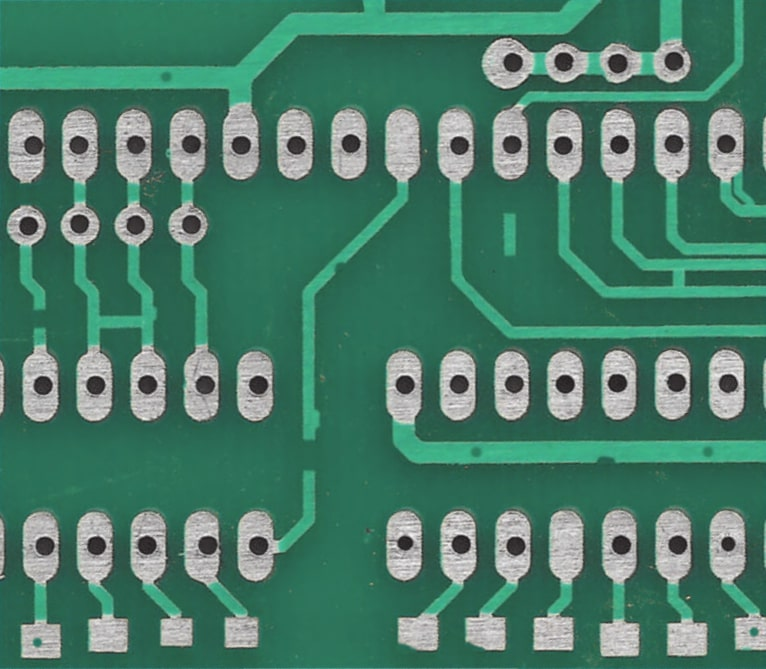
#> input picture defected_pcb.jpg, 766 x 669 px
$ jupyter execute PCB_Defect_Detection_Using_Image_Processing.ipynb   (shell and % lines are left out)
#> lines starting #> are read from the running program, lines starting #| are printed output that depends on the picture; after the words box and inside, x2 and y2 are one past the last pixel; in counts of white or black regions, pixels touching at a corner belong together
# GROUP NO. 20
AMAN SWARNKAR 2019202
ANURAG SINGH 2019211

#Neccesary Imports

[cell 1]
from google.colab import drive
drive.mount('/content/drive')

[cell 2]
%cd '/content/drive/MyDrive/Image Processing Project/PCB_DATASET'

[cell 3]
import cv2 as cv
import numpy as np
import matplotlib.pyplot as plt
from google.colab.patches import cv2_imshow

#Visualization of Images

[cell 4]
test_img = cv.imread('defected_pcb.jpg')
#> test_img is the input picture: shape (669, 766, 3); mean B, G, R 105.2, 123.7, 73.1
template_img = cv.imread('template_pcb.jpg')
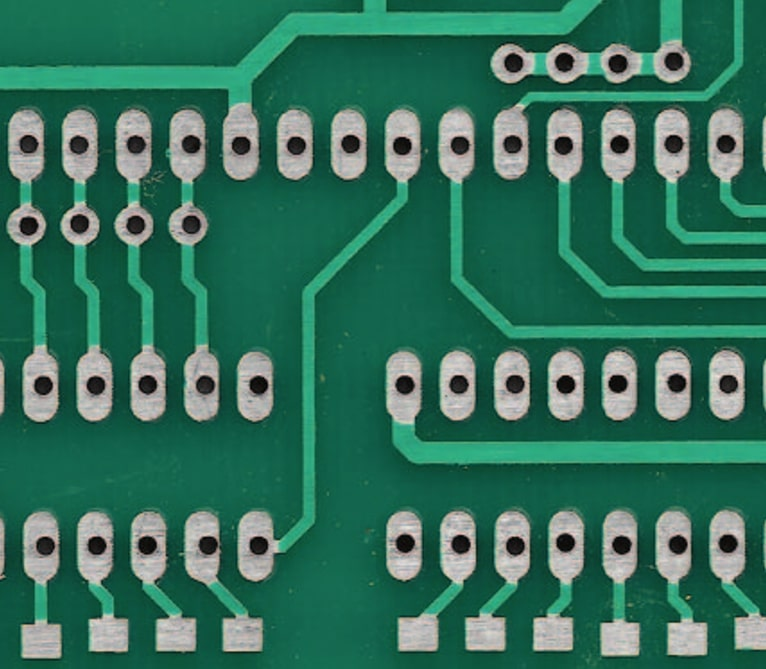
#> input picture template_pcb.jpg, 766 x 669 px
#> template_img is the input picture: shape (669, 766, 3); mean B, G, R 91.6, 112.1, 51.1

f, ax = plt.subplots(1,2,figsize=(12,6))
ax[0].imshow(cv.cvtColor(template_img, cv.COLOR_BGR2RGB))
ax[0].axis('off')
ax[0].title.set_text('Working PCB')

ax[1].imshow(cv.cvtColor(test_img, cv.COLOR_BGR2RGB))
ax[1].axis('off')
ax[1].title.set_text('Defected PCB')
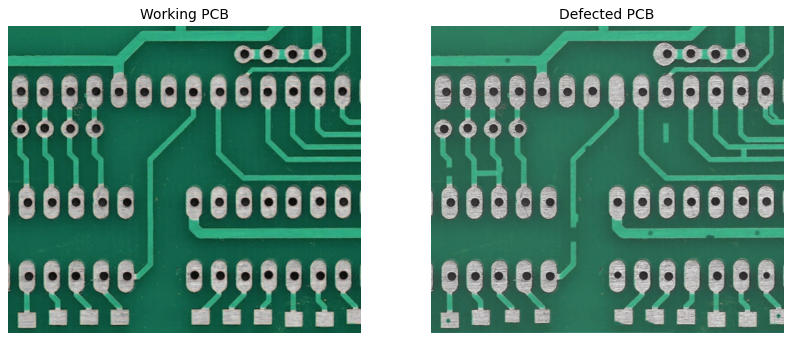
#> figure drawn by matplotlib, 2 panels

#Analysis of Image Histogram

[cell 5]
gray_test_img = cv.cvtColor(test_img,cv.COLOR_BGR2GRAY)
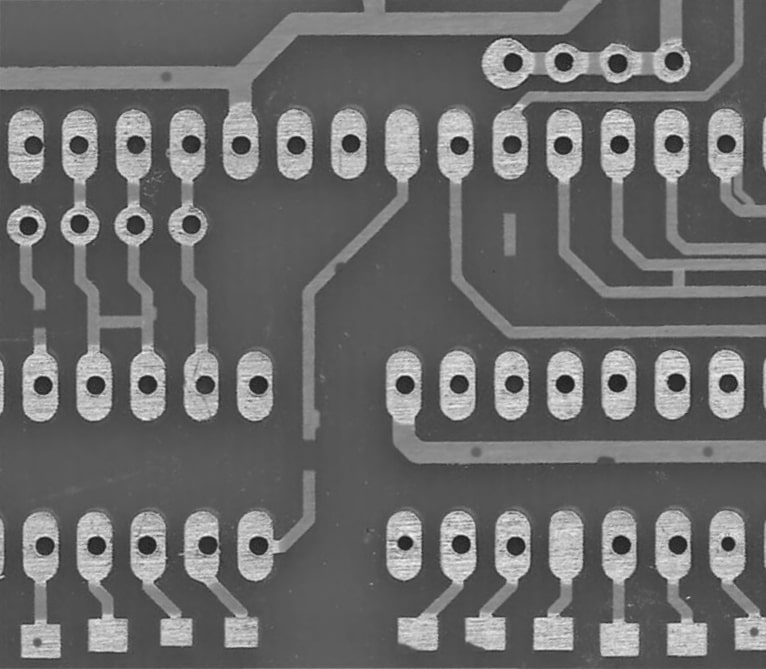
#> gray_test_img: shape (669, 766); min 21, max 246, mean 106.5
gray_template_img = cv.cvtColor(template_img,cv.COLOR_BGR2GRAY)
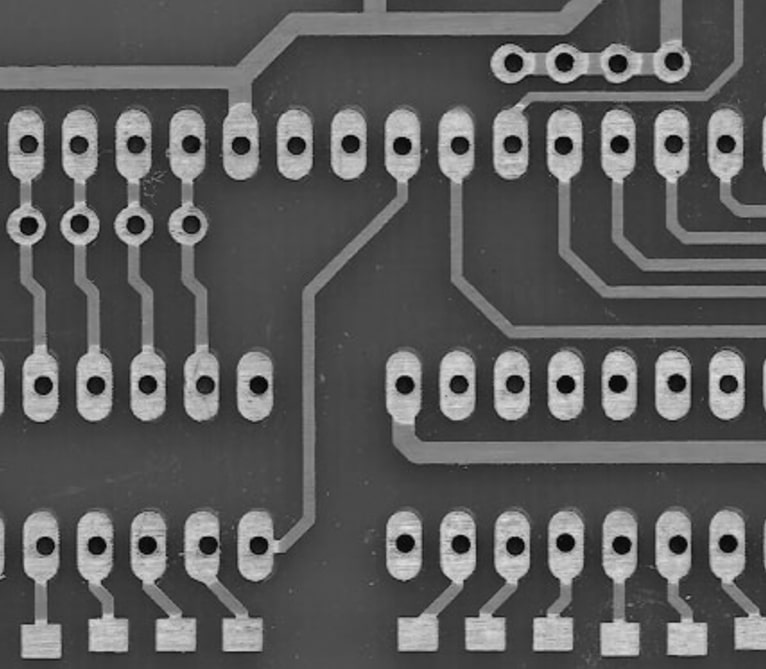
#> gray_template_img: shape (669, 766); min 0, max 231, mean 91.5

f, ax = plt.subplots(1,2,figsize=(12,6))
ax[0].imshow(gray_template_img,cmap='gray')
ax[0].axis('off')
ax[0].title.set_text('Working PCB')

ax[1].imshow(gray_test_img,cmap='gray')
ax[1].axis('off')
ax[1].title.set_text('Defected PCB')

[cell 6]
hist_test = cv.calcHist([gray_test_img],[0],None,[256],[0,256])
#> hist_test = 256 values, max 20756 at index 81, min 0 at index 0, mean 2001.8
hist_template = cv.calcHist([gray_template_img],[0],None,[256],[0,256])
#> hist_template = 256 values, max 16904 at index 62, min 0 at index 224, mean 2001.8

f, ax = plt.subplots(1,2,figsize=(15,5))
ax[0].plot(hist_template)
ax[0].title.set_text('Working PCB')

ax[1].plot(hist_test)
ax[1].title.set_text('Defected PCB')
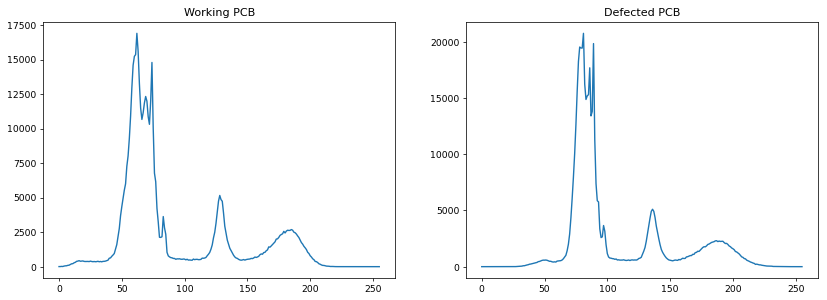
#> figure drawn by matplotlib, 2 panels; panel 1: curve peaks at x = 62, y = 16904; panel 2: curve peaks at x = 81, y = 20756

###As we can see from the histograms plotted above that we can perform multi-level thresholding to perform image segmentation. But, first we need to remove noise and supress high-intensity variations within the image.

#Image Pre-Processing

###Removing salt and pepper noise using a median filter of kernel size 7x7

[cell 7]
med_test = cv.medianBlur(gray_test_img,7)
med_template = cv.medianBlur(gray_template_img,7)

f, ax = plt.subplots(1,2,figsize=(12,6))
ax[0].imshow(med_template,cmap='gray')
ax[0].axis('off')
ax[0].title.set_text('Working PCB After Median Filtering')

ax[1].imshow(med_test,cmap='gray')
ax[1].axis('off')
ax[1].title.set_text('Defected PCB After Median Filtering')

###Using Gaussian filter (sigma = 1) to supress high-intensity variations within the image

[cell 8]
gaus_test = cv.GaussianBlur(med_test,ksize=(3,3),sigmaX=1)
gaus_template = cv.GaussianBlur(med_template,ksize=(3,3),sigmaX=1)

f, ax = plt.subplots(1,2,figsize=(12,6))
ax[0].imshow(gaus_template,cmap='gray')
ax[0].axis('off')
ax[0].title.set_text('Working PCB After Gaussian Filtering')

ax[1].imshow(gaus_test,cmap='gray')
ax[1].axis('off')
ax[1].title.set_text('Defected PCB After Gaussian Filtering')

###As the pre-processing of the images is done now, we can move on to segmenting different parts in the image.

#Image Segmentation

###There are multiple parts in the PCB images considered:

###1.   Soldering Pads
###2.   Wire Tracks
###3.   Image Background

###These can be segmented by performing multi-level thresholding on the image.

[cell 9]
hist_blur_test = cv.calcHist([gaus_test],[0],None,[256],[0,256])
#> hist_blur_test = 256 values, max 22434 at index 81, min 0 at index 0, mean 2001.8
hist_blur_template = cv.calcHist([gaus_template],[0],None,[256],[0,256])
#> hist_blur_template = 256 values, max 18498 at index 62, min 0 at index 0, mean 2001.8

f, ax = plt.subplots(1,2,figsize=(15,5))
ax[0].plot(hist_blur_template)
ax[0].title.set_text('Working PCB Histogram After Pre-processing')

ax[1].plot(hist_blur_test)
ax[1].title.set_text('Defected PCB Histogram After Pre-processing')
#> figure, not shown here; panel 1: curve peaks at x = 62, y = 18498; panel 2: curve peaks at x = 81, y = 22434

###Notice that the histogram has 3 peaks. Looking at the Image we can tell that the image has intensity as follows:
###Soldering Pads Intensity > Wire Tracks Intensity > Background Intensity

###1. Soldering Pads Segmentation

[cell 10]
sold_test = cv.inRange(gaus_test,145,255)
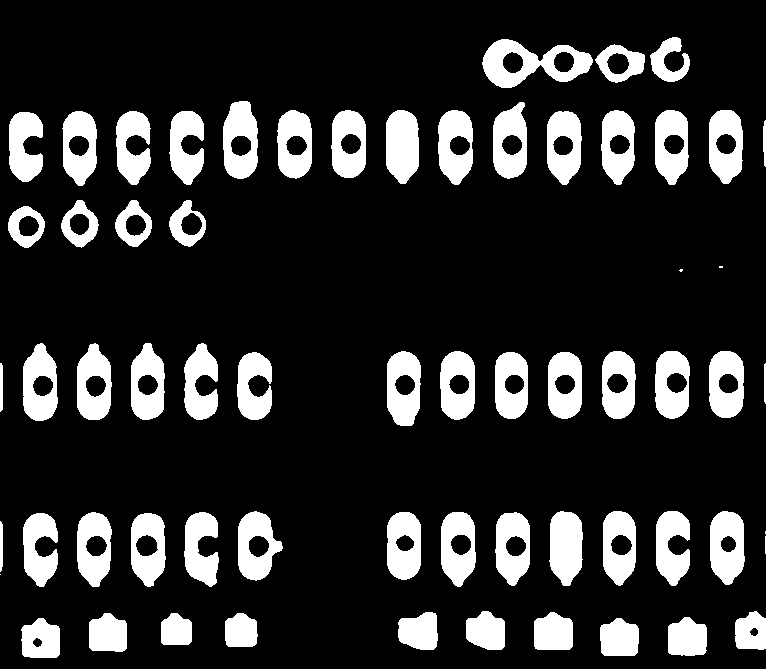
#> sold_test: shape (669, 766); 17.4% white; 64 white regions (5 under 20 px), largest, box (x1, y1, x2, y2) and area: (482, 39, 593, 88) 2701, (386, 110, 419, 184) 2067, (549, 511, 583, 586) 2054
sold_template = cv.inRange(gaus_template,140,255)
#> sold_template: shape (669, 766); 16.9% white; 61 white regions, largest, box (x1, y1, x2, y2) and area: (223, 102, 258, 179) 1895, (387, 352, 421, 426) 1839, (238, 512, 281, 580) 1839

f, ax = plt.subplots(1,2,figsize=(12,6))
ax[0].imshow(sold_template,cmap='gray')
ax[0].axis('off')
ax[0].title.set_text('Soldering Pads On Working PCB')

ax[1].imshow(sold_test,cmap='gray')
ax[1].axis('off')
ax[1].title.set_text('Soldering Pads On Defected PCB')

###2. Wire Tracks Segmentation

[cell 11]
wire_test = cv.inRange(gaus_test,105,150)
#> wire_test: shape (669, 766); 14.5% white; 83 white regions (7 under 20 px), largest, box (x1, y1, x2, y2) and area: (0, 0, 691, 180) 17312, (385, 349, 766, 464) 8574, (546, 109, 766, 298) 6559
wire_template = cv.inRange(gaus_template,95,145)
#> wire_template: shape (669, 766); 14.4% white; 72 white regions, largest, box (x1, y1, x2, y2) and area: (0, 0, 602, 180) 14992, (385, 348, 766, 464) 8572, (237, 106, 421, 582) 5533

f, ax = plt.subplots(1,2,figsize=(12,6))
ax[0].imshow(wire_template,cmap='gray')
ax[0].axis('off')
ax[0].title.set_text('Wire Tracks On Working PCB')

ax[1].imshow(wire_test,cmap='gray')
ax[1].axis('off')
ax[1].title.set_text('Wire Tracks On Defected PCB')

###The wire tracks image has some parts from the soldering pads, so to remove the soldering pads noise we perform opening operation on the image with a kernel of size 7x7

[cell 12]
kernel = np.ones((7,7))
open_wire_test = cv.morphologyEx(wire_test, cv.MORPH_OPEN, kernel)
#> open_wire_test: shape (669, 766); 11% white; 31 white regions, largest, box (x1, y1, x2, y2) and area: (0, 0, 599, 103) 14786, (393, 424, 766, 464) 8255, (558, 184, 766, 298) 6020
open_wire_template = cv.morphologyEx(wire_template, cv.MORPH_OPEN, kernel)
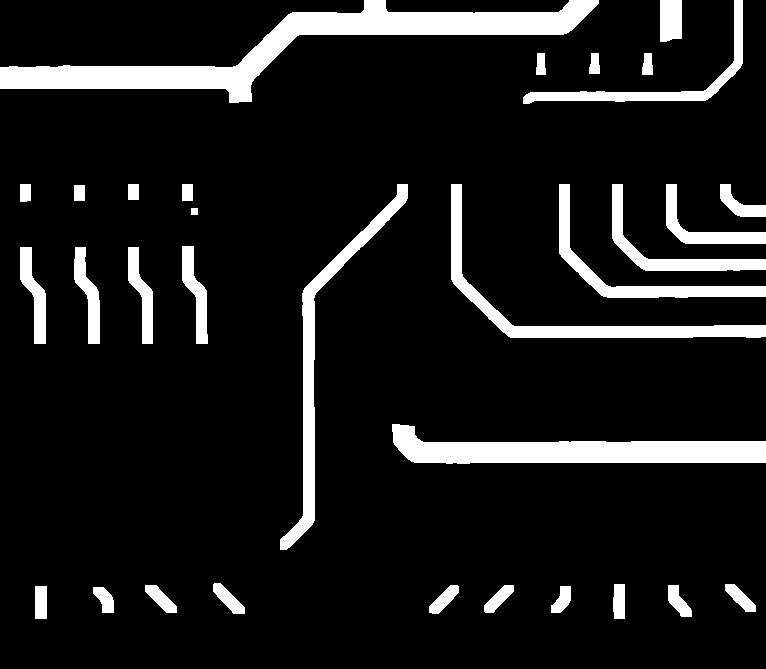
#> open_wire_template: shape (669, 766); 10.7% white; 32 white regions, largest, box (x1, y1, x2, y2) and area: (0, 0, 599, 103) 14674, (392, 424, 766, 464) 8261, (451, 184, 766, 338) 4988

f, ax = plt.subplots(1,2,figsize=(12,6))
ax[0].imshow(open_wire_template,cmap='gray')
ax[0].axis('off')
ax[0].title.set_text('Wire Tracks On Working PCB')

ax[1].imshow(open_wire_test,cmap='gray')
ax[1].axis('off')
ax[1].title.set_text('Wire Tracks On Defected PCB')

###3. Background Image

[cell 13]
bg_test = cv.inRange(gaus_test,0,105)
#> bg_test: shape (669, 766); 68.8% white; 43 black regions (2 under 20 px), largest, box (x1, y1, x2, y2) and area: (0, 0, 691, 180) 23717, (60, 109, 166, 421) 13838, (385, 349, 766, 464) 10393
bg_template = cv.inRange(gaus_template,0,95)
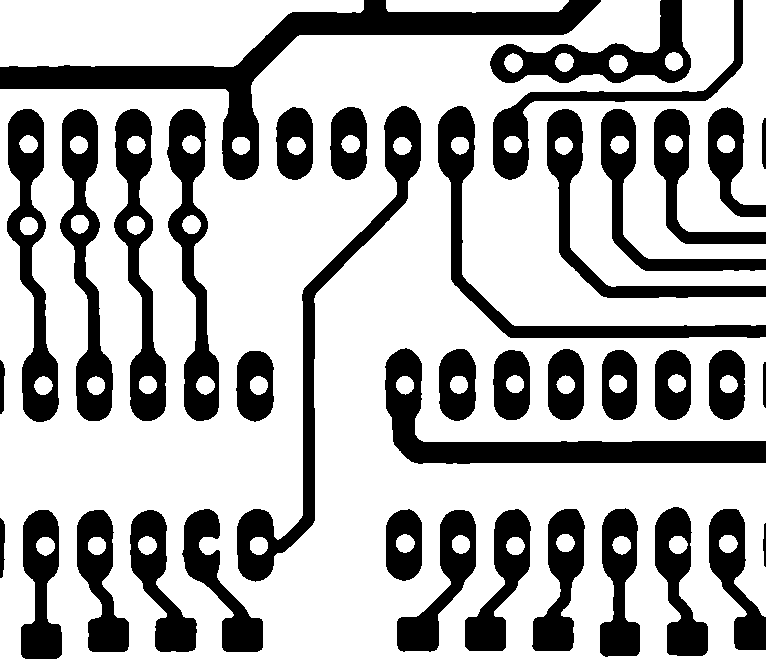
#> bg_template: shape (669, 766); 69.5% white; 39 black regions, largest, box (x1, y1, x2, y2) and area: (0, 0, 601, 180) 16890, (385, 348, 766, 464) 10399, (237, 106, 421, 582) 9163

f, ax = plt.subplots(1,2,figsize=(12,6))
ax[0].imshow(bg_template,cmap='gray')
ax[0].axis('off')
ax[0].title.set_text('Background Of Working PCB')

ax[1].imshow(bg_test,cmap='gray')
ax[1].axis('off')
ax[1].title.set_text('Background Of Defected PCB')

### Segmentation Results

[cell 14]
f, ax = plt.subplots(2,3,figsize=(18,10))

# Soldering pads
ax[0][0].imshow(sold_template,cmap='gray')
ax[0][0].axis('off')
ax[0][0].title.set_text('Soldering Pads On Working PCB')

ax[1][0].imshow(sold_test,cmap='gray')
ax[1][0].axis('off')
ax[1][0].title.set_text('Soldering Pads On Defected PCB')

#Wire Tracks
ax[0][1].imshow(wire_template,cmap='gray')
ax[0][1].axis('off')
ax[0][1].title.set_text('Wire Tracks On Working PCB')

ax[1][1].imshow(wire_test,cmap='gray')
ax[1][1].axis('off')
ax[1][1].title.set_text('Wire Tracks On Defected PCB')

#Background Image
ax[0][2].imshow(bg_template,cmap='gray')
ax[0][2].axis('off')
ax[0][2].title.set_text('Background Of Working PCB')

ax[1][2].imshow(bg_test,cmap='gray')
ax[1][2].axis('off')
ax[1][2].title.set_text('Background Of Defected PCB')

[cell 15]
kernel = np.ones((13,3))
close_sold_test = cv.morphologyEx(sold_test, cv.MORPH_CLOSE, kernel)
#> close_sold_test: shape (669, 766); 17.8% white; 61 white regions (2 under 20 px), largest, box (x1, y1, x2, y2) and area: (482, 39, 645, 88) 3780, (386, 110, 419, 184) 2074, (549, 511, 583, 586) 2054
close_sold_template = cv.morphologyEx(sold_template, cv.MORPH_CLOSE, kernel)
#> close_sold_template: shape (669, 766); 17.3% white; 61 white regions, largest, box (x1, y1, x2, y2) and area: (223, 102, 258, 179) 1926, (387, 352, 421, 426) 1879, (238, 512, 281, 580) 1869

f, ax = plt.subplots(1,2,figsize=(12,6))
ax[0].imshow(close_sold_template,cmap='gray')
ax[0].axis('off')
ax[0].title.set_text('Pin Holes In Working PCB')

ax[1].imshow(close_sold_test,cmap='gray')
ax[1].axis('off')
ax[1].title.set_text('Pin Holes In Defected PCB')

[cell 16]
sold_test_fill = close_sold_test.copy()
sold_template_fill = close_sold_template.copy()

h, w = sold_test_fill.shape[:2]
#> h = 669; w = 766
mask = np.zeros((h+2, w+2), np.uint8)
cv.floodFill(sold_test_fill, mask, (0,0), 255);
#> sold_test_fill: shape (669, 766); 97.9% white; 41 black regions, largest, box (x1, y1, x2, y2) and area: (183, 213, 200, 235) 314, (610, 54, 627, 74) 310, (138, 536, 155, 556) 305
hole_test = cv.bitwise_not(sold_test_fill)

h, w = sold_template_fill.shape[:2]
mask = np.zeros((h+2, w+2), np.uint8)
cv.floodFill(sold_template_fill, mask, (0,0), 255);
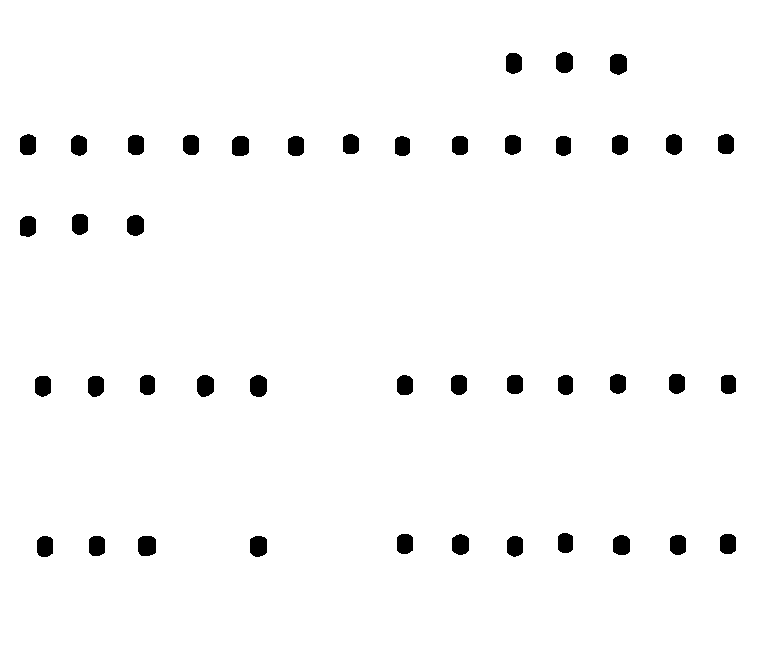
#> sold_template_fill: shape (669, 766); 97.6% white; 43 black regions, largest, box (x1, y1, x2, y2) and area: (138, 536, 156, 556) 329, (250, 375, 267, 397) 323, (197, 375, 214, 397) 319
hole_template = cv.bitwise_not(sold_template_fill)

f, ax = plt.subplots(1,2,figsize=(12,6))
ax[0].imshow(hole_template,cmap='gray')
ax[0].axis('off')
ax[0].title.set_text('Pin Holes In Working PCB')

ax[1].imshow(hole_test,cmap='gray')
ax[1].axis('off')
ax[1].title.set_text('Pin Holes In Defected PCB')

#Defect Detection

###The segmented images (wiring tracks, soldering pads and holes) of test and template images differ from each other due to defects in testing PCB image. So, the defects can be simply detected by image subtraction.
###These defects are of two types:
###(1) positive defects (PD) and
###(2) negative defects (ND)

###Postive and Negative Defects in Soldering Pads

[cell 17]
pd_sold = sold_test - sold_template
nd_sold = sold_template - sold_test

kernel = np.ones((3,3))
open_pd_sold = cv.morphologyEx(pd_sold, cv.MORPH_OPEN, kernel)
open_nd_sold = cv.morphologyEx(nd_sold, cv.MORPH_OPEN, kernel)

f, ax = plt.subplots(2,2,figsize=(12,10))
ax[0][0].imshow(pd_sold,cmap='gray')
ax[0][0].axis('off')
ax[0][0].title.set_text('Positive Defects In Soldering Pads')

ax[1][0].imshow(nd_sold,cmap='gray')
ax[1][0].axis('off')
ax[1][0].title.set_text('Negative Defects In Soldering Pads')

ax[0][1].imshow(open_pd_sold,cmap='gray')
ax[0][1].axis('off')
ax[0][1].title.set_text('Positive Defects In Soldering Pads (Enhanced)')

ax[1][1].imshow(open_nd_sold,cmap='gray')
ax[1][1].axis('off')
ax[1][1].title.set_text('Negative Defects In Soldering Pads (Enhanced)')

###Postive and Negative Defects in Wire Tracks

[cell 18]
pd_wire = open_wire_test - open_wire_template
nd_wire = open_wire_template - open_wire_test
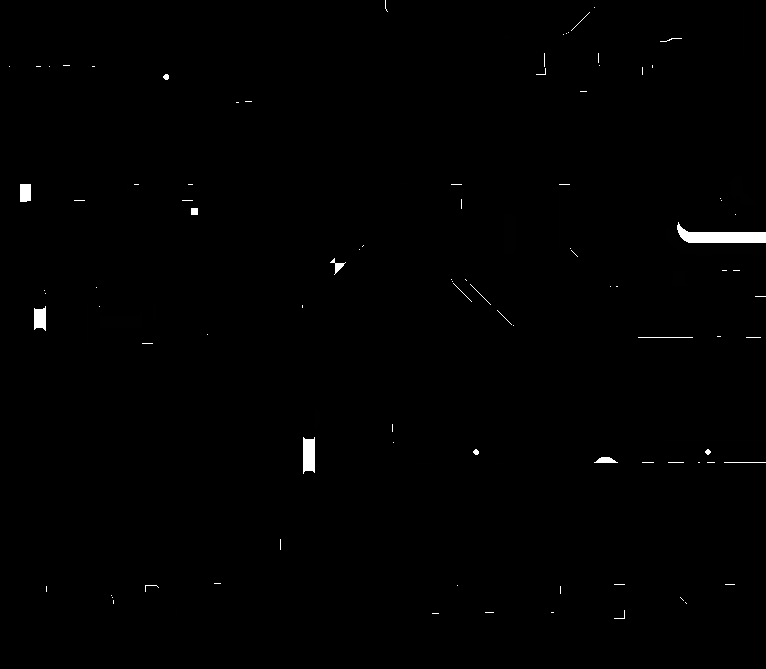
#> nd_wire: shape (669, 766); min 0, max 255, mean 1.4

kernel = np.ones((3,3))
open_pd_wire = cv.morphologyEx(pd_wire, cv.MORPH_OPEN, kernel)
open_nd_wire = cv.morphologyEx(nd_wire, cv.MORPH_OPEN, kernel)

f, ax = plt.subplots(2,2,figsize=(12,10))
ax[0][0].imshow(pd_wire,cmap='gray')
ax[0][0].axis('off')
ax[0][0].title.set_text('Positive Defects In Wire Tracks')

ax[1][0].imshow(nd_wire,cmap='gray')
ax[1][0].axis('off')
ax[1][0].title.set_text('Negative Defects In Wire Tracks')

ax[0][1].imshow(open_pd_wire,cmap='gray')
ax[0][1].axis('off')
ax[0][1].title.set_text('Positive Defects In Wire Tracks (Enhanced)')

ax[1][1].imshow(open_nd_wire,cmap='gray')
ax[1][1].axis('off')
ax[1][1].title.set_text('Negative Defects In Wire Tracks (Enhanced)')

###Postive and Negative Defects in Pin Holes

[cell 19]
pd_hole = hole_test - hole_template
nd_hole = hole_template - hole_test

kernel = np.ones((3,3))
open_nd_hole = cv.morphologyEx(nd_hole, cv.MORPH_OPEN, kernel)

f, ax = plt.subplots(2,2,figsize=(12,10))
ax[0][0].imshow(pd_hole,cmap='gray')
ax[0][0].axis('off')
ax[0][0].title.set_text('Positive Defects In Pin Holes')

ax[0][1].imshow(nd_hole,cmap='gray')
ax[0][1].axis('off')
ax[0][1].title.set_text('Negative Defects In Pin Holes')

ax[1][0].imshow(pd_hole,cmap='gray')
ax[1][0].axis('off')
ax[1][0].title.set_text('Positive Defects In Pin Holes (No Enhancement)')

ax[1][1].imshow(open_nd_hole,cmap='gray')
ax[1][1].axis('off')
ax[1][1].title.set_text('Negative Defects In Pin Holes (Enhanced)')
